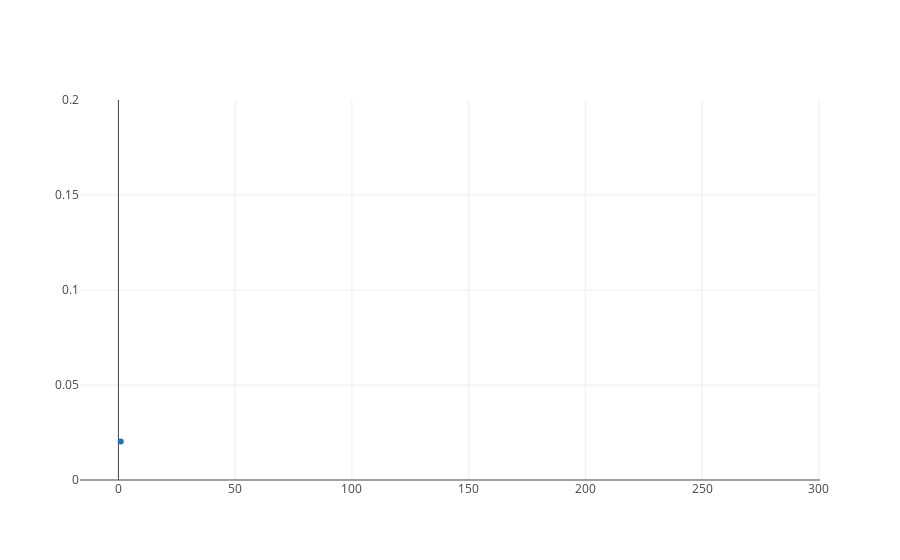

The notebook cell this image was saved under:
### Code cell
x_values = np.arange(1, rfe.grid_scores_.size+1)
trace = trace_values(x_values, rfe.grid_scores_)
plot([trace], layout = {'yaxis': {'range': [0, .2]}})

### Figure 1 — Plotly figure (JSON) as saved in the notebook; plotly's stock layout.template omitted (floating-point values rounded to 4 significant figures; data arrays with more than 128 entries replaced by an {"elided": "..."} marker saying what was removed)
{"data": [{"mode": "markers", "name": "data", "text": [], "type": "scatter", "uid": "827a2b35-e7b3-4770-8ba3-8b6638a4213f", "x": {"elided": "283 int values"}, "y": {"elided": "283 float values"}}], "layout": {"autosize": true, "xaxis": {"autorange": true, "range": [-16.71, 300.7], "type": "linear"}, "yaxis": {"range": [0, 0.2], "type": "linear"}}}
